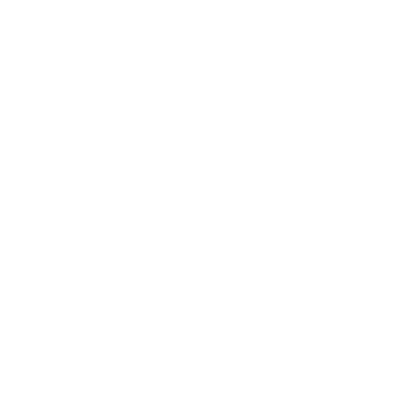
Frame 1 (no input)
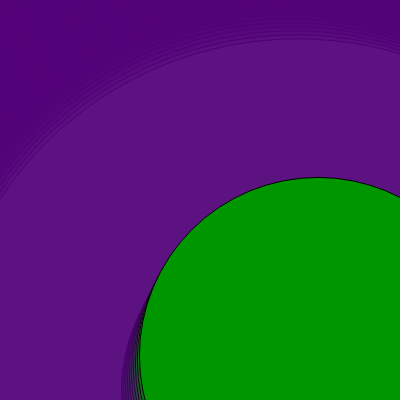
Frame 60 (no input)
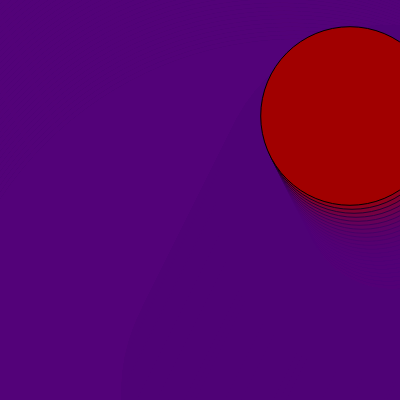
Frame 120 (the mouse pressed at the canvas centre since frame 60)

The p5.js sketch that drew these frames (run headless with seeded random() and noise() and a simulated clock; from frame 60 on, the mouse is pressed at the canvas centre):

// p5.js sketch
// ── sketch.js
//an attempt at squash and stretch and slow in slow out

let x, y;
let xPos, yPos
let xDir, yDir;
let speedY = 10;
let speedX = 15;
let squash, stretch;


function setup() {
  createCanvas(400,400);

  x = width / 2;
  y = height / 2;

//makes the ball move in random trajectories
  xDir = 2
  yDir = 4

  size = random(20);
  
  squash = 50
  stretch = 50


}

function draw() {
//purple background with trail
  background(80,0,120,60)

  ellipse(x,y, size * squash, size * stretch)

//"or" in "if" statement is expressed as "||"
  if(x >= width - size / 2 || x <= size / 2) {
  //to flip the direction around set up xDir to = xDir * -1
  xDir = xDir * -1

  //change fill color shade of red everytime ball hits the sides of screen
  fill(random(200),random(0),random(0));
    
    //supposed to squash everytime s axis is hit  
    squash *= 5
    stretch *= -0.5
    squash = squash * -0.1

}

  if(y >= height - size / 2 || y<= size / 2) {
  yDir = yDir * -1

  //change fill color to shade of green everytime ball hits the side floor or ceiling
  fill(random(0),random(200),random(0));
    
   //supposed to stretch everytime y axis is hit  
    squash *= -0.5
    stretch *= 5
    stretch = stretch * -0.1

}

  //an attempt to slow down the ball as it gets close 
  //to the edges by 50 units
  if(yPos >= 50 || yPos <= 350) {
    speedY *= 10
  }
  
  if(yPos <= 49 || yPos >=251) {
    speedY *= -10
  }
  
  if(xPos >= 50 || xPos <= 350) {
    speedY *= 10
  }
  
  if(xPos <= 49 || xPos >=251) {
    speedY *= -10
  }

  
//update x and y values of the ball every time draw loop resets
x = x+xDir;
y = y+yDir

}
